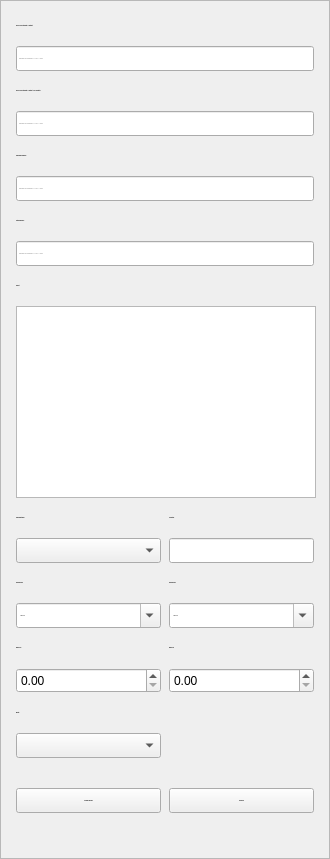
           <widget class="QFrame" name="fraSideMenu">
            <property name="minimumSize">
             <size>
              <width>330</width>
              <height>300</height>
             </size>
            </property>
            <property name="maximumSize">
             <size>
              <width>330</width>
              <height>5000</height>
             </size>
            </property>
            <property name="frameShape">
             <enum>QFrame::StyledPanel</enum>
            </property>
            <property name="frameShadow">
             <enum>QFrame::Raised</enum>
            </property>
            <layout class="QGridLayout" name="gridLayout_6">
             <property name="leftMargin">
              <number>0</number>
             </property>
             <property name="topMargin">
              <number>0</number>
             </property>
             <property name="rightMargin">
              <number>0</number>
             </property>
             <property name="bottomMargin">
              <number>0</number>
             </property>
             <item row="0" column="0">
              <layout class="QGridLayout" name="gridLayout">
               <property name="leftMargin">
                <number>15</number>
               </property>
               <property name="topMargin">
                <number>15</number>
               </property>
               <property name="rightMargin">
                <number>15</number>
               </property>
               <property name="bottomMargin">
                <number>15</number>
               </property>
               <property name="horizontalSpacing">
                <number>5</number>
               </property>
               <property name="verticalSpacing">
                <number>10</number>
               </property>
               <item row="7" column="0" colspan="2">
                <widget class="QLineEdit" name="txtSearchLG">
                 <property name="minimumSize">
                  <size>
                   <width>150</width>
                   <height>25</height>
                  </size>
                 </property>
                 <property name="maximumSize">
                  <size>
                   <width>300</width>
                   <height>25</height>
                  </size>
                 </property>
                 <property name="font">
                  <font>
                   <family>segoe ui</family>
                   <pointsize>-1</pointsize>
                  </font>
                 </property>
                 <property name="placeholderText">
                  <string>Verknüpfung von Suchbegriffen: &quot;++&quot; UND / &quot;--&quot; ODER</string>
                 </property>
                </widget>
               </item>
               <item row="10" column="1">
                <widget class="QLabel" name="lblLabel3">
                 <property name="minimumSize">
                  <size>
                   <width>0</width>
                   <height>20</height>
                  </size>
                 </property>
                 <property name="maximumSize">
                  <size>
                   <width>16777215</width>
                   <height>20</height>
                  </size>
                 </property>
                 <property name="font">
                  <font>
                   <family>segoe ui</family>
                   <pointsize>-1</pointsize>
                   <weight>75</weight>
                   <bold>true</bold>
                  </font>
                 </property>
                 <property name="text">
                  <string>LV-Position</string>
                 </property>
                </widget>
               </item>
               <item row="19" column="1">
                <widget class="QPushButton" name="cmdStartQuery">
                 <property name="minimumSize">
                  <size>
                   <width>145</width>
                   <height>25</height>
                  </size>
                 </property>
                 <property name="maximumSize">
                  <size>
                   <width>145</width>
                   <height>25</height>
                  </size>
                 </property>
                 <property name="font">
                  <font>
                   <family>segoe ui</family>
                   <pointsize>-1</pointsize>
                   <weight>75</weight>
                   <bold>true</bold>
                  </font>
                 </property>
                 <property name="styleSheet">
                  <string notr="true"/>
                 </property>
                 <property name="text">
                  <string>Ausführen</string>
                 </property>
                </widget>
               </item>
               <item row="14" column="1">
                <widget class="QLabel" name="lblLabel8">
                 <property name="minimumSize">
                  <size>
                   <width>0</width>
                   <height>20</height>
                  </size>
                 </property>
                 <property name="maximumSize">
                  <size>
                   <width>16777215</width>
                   <height>20</height>
                  </size>
                 </property>
                 <property name="font">
                  <font>
                   <family>segoe ui</family>
                   <pointsize>-1</pointsize>
                   <weight>75</weight>
                   <bold>true</bold>
                  </font>
                 </property>
                 <property name="text">
                  <string>Menge bis:</string>
                 </property>
                </widget>
               </item>
               <item row="9" column="0" colspan="2">
                <widget class="QListWidget" name="lstProjekte">
                 <property name="minimumSize">
                  <size>
                   <width>300</width>
                   <height>60</height>
                  </size>
                 </property>
                 <property name="selectionMode">
                  <enum>QAbstractItemView::ExtendedSelection</enum>
                 </property>
                </widget>
               </item>
               <item row="13" column="0">
                <widget class="QDateEdit" name="datPBVon">
                 <property name="minimumSize">
                  <size>
                   <width>145</width>
                   <height>25</height>
                  </size>
                 </property>
                 <property name="maximumSize">
                  <size>
                   <width>145</width>
                   <height>25</height>
                  </size>
                 </property>
                 <property name="font">
                  <font>
                   <family>segoe ui</family>
                   <pointsize>-1</pointsize>
                  </font>
                 </property>
                 <property name="currentSection">
                  <enum>QDateTimeEdit::DaySection</enum>
                 </property>
                 <property name="calendarPopup">
                  <bool>true</bool>
                 </property>
                </widget>
               </item>
               <item row="13" column="1">
                <widget class="QDateEdit" name="datPBBis">
                 <property name="minimumSize">
                  <size>
                   <width>145</width>
                   <height>25</height>
                  </size>
                 </property>
                 <property name="maximumSize">
                  <size>
                   <width>145</width>
                   <height>25</height>
                  </size>
                 </property>
                 <property name="font">
                  <font>
                   <family>segoe ui</family>
                   <pointsize>-1</pointsize>
                  </font>
                 </property>
                 <property name="calendarPopup">
                  <bool>true</bool>
                 </property>
                </widget>
               </item>
               <item row="8" column="0" colspan="2">
                <widget class="QLabel" name="lblLabel9">
                 <property name="minimumSize">
                  <size>
                   <width>0</width>
                   <height>20</height>
                  </size>
                 </property>
                 <property name="maximumSize">
                  <size>
                   <width>16777215</width>
                   <height>20</height>
                  </size>
                 </property>
                 <property name="font">
                  <font>
                   <family>segoe ui</family>
                   <pointsize>-1</pointsize>
                   <weight>75</weight>
                   <bold>true</bold>
                  </font>
                 </property>
                 <property name="text">
                  <string>Projekt:</string>
                 </property>
                </widget>
               </item>
               <item row="2" column="0" colspan="2">
                <widget class="QLabel" name="lblLabel2">
                 <property name="minimumSize">
                  <size>
                   <width>300</width>
                   <height>20</height>
                  </size>
                 </property>
                 <property name="maximumSize">
                  <size>
                   <width>300</width>
                   <height>20</height>
                  </size>
                 </property>
                 <property name="font">
                  <font>
                   <family>segoe ui</family>
                   <pointsize>-1</pointsize>
                   <weight>75</weight>
                   <bold>true</bold>
                  </font>
                 </property>
                 <property name="toolTip">
                  <string>&lt;html&gt;&lt;head/&gt;&lt;body&gt;&lt;p&gt;Durch das setzen von &amp;quot;/&amp;quot; können mehrere Teilbegriffe gesucht werden.&lt;/p&gt;&lt;/body&gt;&lt;/html&gt;</string>
                 </property>
                 <property name="toolTipDuration">
                  <number>0</number>
                 </property>
                 <property name="text">
                  <string>Suche (LVPos Stichwort + Langtext + ULG Langtext):</string>
                 </property>
                </widget>
               </item>
               <item row="6" column="0" colspan="2">
                <widget class="QLabel" name="lblLabel2_5">
                 <property name="minimumSize">
                  <size>
                   <width>100</width>
                   <height>20</height>
                  </size>
                 </property>
                 <property name="maximumSize">
                  <size>
                   <width>300</width>
                   <height>20</height>
                  </size>
                 </property>
                 <property name="font">
                  <font>
                   <family>segoe ui</family>
                   <pointsize>-1</pointsize>
                   <weight>75</weight>
                   <bold>true</bold>
                  </font>
                 </property>
                 <property name="toolTip">
                  <string>&lt;html&gt;&lt;head/&gt;&lt;body&gt;&lt;p&gt;Durch das setzen von &amp;quot;/&amp;quot; können mehrere Teilbegriffe gesucht werden.&lt;/p&gt;&lt;/body&gt;&lt;/html&gt;</string>
                 </property>
                 <property name="toolTipDuration">
                  <number>0</number>
                 </property>
                 <property name="text">
                  <string>Leistungsgruppe:</string>
                 </property>
                </widget>
               </item>
               <item row="3" column="0" colspan="2">
                <widget class="QLineEdit" name="txtSearchLong">
                 <property name="minimumSize">
                  <size>
                   <width>150</width>
                   <height>25</height>
                  </size>
                 </property>
                 <property name="maximumSize">
                  <size>
                   <width>300</width>
                   <height>25</height>
                  </size>
                 </property>
                 <property name="font">
                  <font>
                   <family>segoe ui</family>
                   <pointsize>-1</pointsize>
                  </font>
                 </property>
                 <property name="placeholderText">
                  <string>Verknüpfung von Suchbegriffen: &quot;++&quot; UND / &quot;--&quot; ODER</string>
                 </property>
                </widget>
               </item>
               <item row="4" column="0" colspan="2">
                <widget class="QLabel" name="lblLabel2_4">
                 <property name="minimumSize">
                  <size>
                   <width>100</width>
                   <height>20</height>
                  </size>
                 </property>
                 <property name="maximumSize">
                  <size>
                   <width>300</width>
                   <height>20</height>
                  </size>
                 </property>
                 <property name="font">
                  <font>
                   <family>segoe ui</family>
                   <pointsize>-1</pointsize>
                   <weight>75</weight>
                   <bold>true</bold>
                  </font>
                 </property>
                 <property name="toolTip">
                  <string>&lt;html&gt;&lt;head/&gt;&lt;body&gt;&lt;p&gt;Durch das setzen von &amp;quot;/&amp;quot; können mehrere Teilbegriffe gesucht werden.&lt;/p&gt;&lt;/body&gt;&lt;/html&gt;</string>
                 </property>
                 <property name="toolTipDuration">
                  <number>0</number>
                 </property>
                 <property name="text">
                  <string>Gewerkebezeichnung:</string>
                 </property>
                </widget>
               </item>
               <item row="16" column="0">
                <widget class="QLabel" name="lblLabel10_2">
                 <property name="minimumSize">
                  <size>
                   <width>0</width>
                   <height>20</height>
                  </size>
                 </property>
                 <property name="maximumSize">
                  <size>
                   <width>16777215</width>
                   <height>20</height>
                  </size>
                 </property>
                 <property name="font">
                  <font>
                   <family>segoe ui</family>
                   <pointsize>-1</pointsize>
                   <weight>75</weight>
                   <bold>true</bold>
                  </font>
                 </property>
                 <property name="text">
                  <string>Einheit:</string>
                 </property>
                </widget>
               </item>
               <item row="1" column="0" colspan="2">
                <widget class="QLineEdit" name="txtSearchShort">
                 <property name="minimumSize">
                  <size>
                   <width>150</width>
                   <height>25</height>
                  </size>
                 </property>
                 <property name="maximumSize">
                  <size>
                   <width>300</width>
                   <height>25</height>
                  </size>
                 </property>
                 <property name="font">
                  <font>
                   <family>segoe ui</family>
                   <pointsize>-1</pointsize>
                  </font>
                 </property>
                 <property name="placeholderText">
                  <string>Verknüpfung von Suchbegriffen: &quot;++&quot; UND / &quot;--&quot; ODER</string>
                 </property>
                </widget>
               </item>
               <item row="19" column="0">
                <widget class="QPushButton" name="cmdUnselect">
                 <property name="minimumSize">
                  <size>
                   <width>145</width>
                   <height>25</height>
                  </size>
                 </property>
                 <property name="maximumSize">
                  <size>
                   <width>145</width>
                   <height>25</height>
                  </size>
                 </property>
                 <property name="font">
                  <font>
                   <family>segoe ui</family>
                   <pointsize>-1</pointsize>
                   <weight>75</weight>
                   <bold>true</bold>
                  </font>
                 </property>
                 <property name="styleSheet">
                  <string notr="true"/>
                 </property>
                 <property name="text">
                  <string>Auswahl aufheben</string>
                 </property>
                </widget>
               </item>
               <item row="5" column="0" colspan="2">
                <widget class="QLineEdit" name="txtSearchGewerk">
                 <property name="minimumSize">
                  <size>
                   <width>150</width>
                   <height>25</height>
                  </size>
                 </property>
                 <property name="maximumSize">
                  <size>
                   <width>300</width>
                   <height>25</height>
                  </size>
                 </property>
                 <property name="font">
                  <font>
                   <family>segoe ui</family>
                   <pointsize>-1</pointsize>
                  </font>
                 </property>
                 <property name="placeholderText">
                  <string>Verknüpfung von Suchbegriffen: &quot;++&quot; UND / &quot;--&quot; ODER</string>
                 </property>
                </widget>
               </item>
               <item row="14" column="0">
                <widget class="QLabel" name="lblLabel7">
                 <property name="minimumSize">
                  <size>
                   <width>0</width>
                   <height>20</height>
                  </size>
                 </property>
                 <property name="maximumSize">
                  <size>
                   <width>16777215</width>
                   <height>20</height>
                  </size>
                 </property>
                 <property name="font">
                  <font>
                   <family>segoe ui</family>
                   <pointsize>-1</pointsize>
                   <weight>75</weight>
                   <bold>true</bold>
                  </font>
                 </property>
                 <property name="text">
                  <string>Menge von:</string>
                 </property>
                </widget>
               </item>
               <item row="11" column="1">
                <widget class="QLineEdit" name="txtSearchLVPos">
                 <property name="minimumSize">
                  <size>
                   <width>145</width>
                   <height>25</height>
                  </size>
                 </property>
                 <property name="maximumSize">
                  <size>
                   <width>145</width>
                   <height>25</height>
                  </size>
                 </property>
                 <property name="font">
                  <font>
                   <family>segoe ui</family>
                   <pointsize>-1</pointsize>
                  </font>
                 </property>
                 <property name="text">
                  <string/>
                 </property>
                </widget>
               </item>
               <item row="12" column="0">
                <widget class="QLabel" name="lblLabel5">
                 <property name="minimumSize">
                  <size>
                   <width>0</width>
                   <height>20</height>
                  </size>
                 </property>
                 <property name="maximumSize">
                  <size>
                   <width>16777215</width>
                   <height>20</height>
                  </size>
                 </property>
                 <property name="font">
                  <font>
                   <family>segoe ui</family>
                   <pointsize>-1</pointsize>
                   <weight>75</weight>
                   <bold>true</bold>
                  </font>
                 </property>
                 <property name="text">
                  <string>Preisbasis von:</string>
                 </property>
                </widget>
               </item>
               <item row="12" column="1">
                <widget class="QLabel" name="lblLabel6">
                 <property name="minimumSize">
                  <size>
                   <width>0</width>
                   <height>20</height>
                  </size>
                 </property>
                 <property name="maximumSize">
                  <size>
                   <width>16777215</width>
                   <height>20</height>
                  </size>
                 </property>
                 <property name="font">
                  <font>
                   <family>segoe ui</family>
                   <pointsize>-1</pointsize>
                   <weight>75</weight>
                   <bold>true</bold>
                  </font>
                 </property>
                 <property name="text">
                  <string>Preisbasis bis:</string>
                 </property>
                </widget>
               </item>
               <item row="11" column="0">
                <widget class="QComboBox" name="cboKategorie">
                 <property name="minimumSize">
                  <size>
                   <width>111</width>
                   <height>25</height>
                  </size>
                 </property>
                 <property name="maximumSize">
                  <size>
                   <width>145</width>
                   <height>25</height>
                  </size>
                 </property>
                 <property name="font">
                  <font>
                   <family>segoe ui</family>
                   <pointsize>-1</pointsize>
                  </font>
                 </property>
                 <property name="styleSheet">
                  <string notr="true"/>
                 </property>
                 <property name="editable">
                  <bool>false</bool>
                 </property>
                </widget>
               </item>
               <item row="17" column="0">
                <widget class="QComboBox" name="cboEinheit">
                 <property name="minimumSize">
                  <size>
                   <width>111</width>
                   <height>25</height>
                  </size>
                 </property>
                 <property name="maximumSize">
                  <size>
                   <width>145</width>
                   <height>25</height>
                  </size>
                 </property>
                 <property name="font">
                  <font>
                   <family>segoe ui</family>
                   <pointsize>-1</pointsize>
                  </font>
                 </property>
                 <property name="styleSheet">
                  <string notr="true"/>
                 </property>
                 <property name="editable">
                  <bool>false</bool>
                 </property>
                </widget>
               </item>
               <item row="0" column="0" colspan="2">
                <widget class="QLabel" name="lblLabel1">
                 <property name="minimumSize">
                  <size>
                   <width>300</width>
                   <height>20</height>
                  </size>
                 </property>
                 <property name="maximumSize">
                  <size>
                   <width>300</width>
                   <height>20</height>
                  </size>
                 </property>
                 <property name="font">
                  <font>
                   <family>segoe ui</family>
                   <pointsize>-1</pointsize>
                   <weight>75</weight>
                   <bold>true</bold>
                  </font>
                 </property>
                 <property name="toolTip">
                  <string>&lt;html&gt;&lt;head/&gt;&lt;body&gt;&lt;p&gt;Durch &amp;quot;/&amp;quot; können mehrere Teilbegriffe gesucht werden.&lt;/p&gt;&lt;/body&gt;&lt;/html&gt;</string>
                 </property>
                 <property name="toolTipDuration">
                  <number>0</number>
                 </property>
                 <property name="text">
                  <string>Suche (LVPos Stichwort + Langtext)</string>
                 </property>
                </widget>
               </item>
               <item row="10" column="0">
                <widget class="QLabel" name="lblLabel4">
                 <property name="minimumSize">
                  <size>
                   <width>150</width>
                   <height>20</height>
                  </size>
                 </property>
                 <property name="maximumSize">
                  <size>
                   <width>150</width>
                   <height>20</height>
                  </size>
                 </property>
                 <property name="font">
                  <font>
                   <family>segoe ui</family>
                   <pointsize>-1</pointsize>
                   <weight>75</weight>
                   <bold>true</bold>
                  </font>
                 </property>
                 <property name="text">
                  <string>Gewerkekategorie:</string>
                 </property>
                </widget>
               </item>
               <item row="18" column="0">
                <spacer name="verticalSpacer">
                 <property name="orientation">
                  <enum>Qt::Vertical</enum>
                 </property>
                 <property name="sizeHint" stdset="0">
                  <size>
                   <width>20</width>
                   <height>20</height>
                  </size>
                 </property>
                </spacer>
               </item>
               <item row="20" column="0" colspan="2">
                <widget class="QLabel" name="lblDataCount">
                 <property name="minimumSize">
                  <size>
                   <width>300</width>
                   <height>20</height>
                  </size>
                 </property>
                 <property name="maximumSize">
                  <size>
                   <width>300</width>
                   <height>20</height>
                  </size>
                 </property>
                 <property name="font">
                  <font>
                   <family>segoe ui</family>
                   <pointsize>-1</pointsize>
                   <weight>50</weight>
                   <bold>false</bold>
                  </font>
                 </property>
                 <property name="text">
                  <string/>
                 </property>
                </widget>
               </item>
               <item row="15" column="0">
                <widget class="QDoubleSpinBox" name="spnMengeMin">
                 <property name="minimumSize">
                  <size>
                   <width>145</width>
                   <height>25</height>
                  </size>
                 </property>
                 <property name="maximumSize">
                  <size>
                   <width>145</width>
                   <height>25</height>
                  </size>
                 </property>
                 <property name="showGroupSeparator" stdset="0">
                  <bool>true</bool>
                 </property>
                 <property name="singleStep">
                  <double>100.000000000000000</double>
                 </property>
                </widget>
               </item>
               <item row="15" column="1">
                <widget class="QDoubleSpinBox" name="spnMengeMax">
                 <property name="minimumSize">
                  <size>
                   <width>145</width>
                   <height>25</height>
                  </size>
                 </property>
                 <property name="maximumSize">
                  <size>
                   <width>145</width>
                   <height>25</height>
                  </size>
                 </property>
                 <property name="showGroupSeparator" stdset="0">
                  <bool>true</bool>
                 </property>
                 <property name="singleStep">
                  <double>100.000000000000000</double>
                 </property>
                </widget>
               </item>
              </layout>
             </item>
            </layout>
           </widget>
